Frame 1 (no input): blank canvas, image omitted
Frame 60 (no input): blank canvas, image omitted
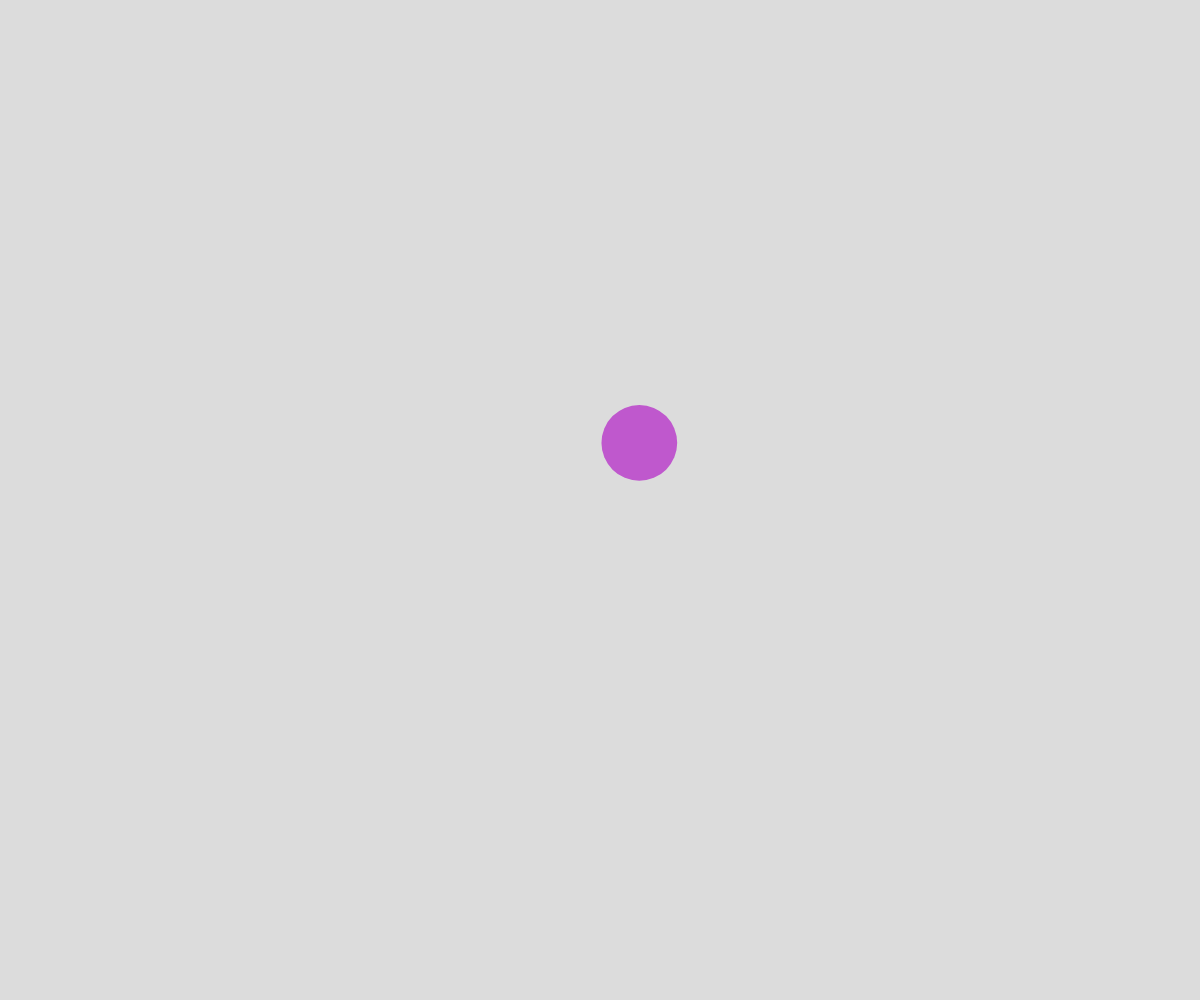
Frame 120 (the mouse pressed at the canvas centre since frame 60)

The p5.js sketch whose frames 1 and 60 were blank and that drew this single picture after the mouse press (run headless with seeded random() and noise() and a simulated clock; from frame 60 on, the mouse is pressed at the canvas centre):

// p5.js sketch
// ── sketch.js
// Connected Nodes OOP Demo

let nodes = [];

function setup() {
  createCanvas(windowWidth, windowHeight);
}

function draw() {
  background(220);

  //draw the lines first
  for (let node of nodes){
    node.display();
    node.update();
    node.conntectTo(nodes);
  }
}


function mousePressed() {
  let somepoint = new MovingPoint(mouseX,mouseY);
  nodes.push(somepoint);
}

class MovingPoint {
  constructor(x,y) {
    this.x = x;
    this.y = y;
    this.radius = 5;
    this.xTime = random(1000);
    this.ytime = random(1000);
    this.color = color(random(255), random(255), random(255));
    this.speed = 5;
    this.deltaTime = 0.01;
    this.reach = 200;
    this.maxRadius = 50;
    this.minRadius = 15;
  }

  display(){
    fill(this.color);
    noStroke();
    circle(this.x, this.y, this.radius*2);
  }

  update(){
    this.move();
    this.warpAroundScreen();
    this.adjustSizeBasedOnMouse();
  }

  adjustSizeBasedOnMouse(){
    let mouseDistance = dist(mouseX,mouseY,this.x,this.y);
    if (mouseDistance < this.reach){
      let theSize = map(mouseDistance, 0, this.reach, this.maxRadius, this.minRadius);
      this.radius = theSize;
    }
    else{
      this.radius = this.minRadius;
    }
  }

  conntectTo(nodesArray){
    for (let otherNode of nodesArray){
      if (otherNode !== this){
        let distanceApart = dist(this.x, this.y, otherNode.x, otherNode.y);
        if (distanceApart < this.reach){
          stroke(this.color);
          line(this.x, this.y, otherNode.x, otherNode.y);
        }
      }
    }
  }

  warpAroundScreen(){
    if (this.x < 0-this.radius){
      this.x += width+this.radius;
    }
    if (this.x > width+this.radius){
      this.x -= width+this.radius;
    }
    if (this.y < 0-this.radius){
      this.y += height+this.radius;
    }
    if (this.y > height+this.radius){
      this.y -= height+this.radius;
    }
  }

  move(){
    let dx = noise(this.xTime);
    let dy = noise(this.ytime);

    // scale from 0-1 to movement speed
    dx = map(dx, 0, 1, -this.speed, this.speed);
    dy = map(dy, 0, 1, -this.speed, this.speed);

    // move point
    this.x += dx;
    this.y += dy;

    //move time axis
    this.xTime += this.deltaTime;
    this.ytime += this.deltaTime;  
  }
}
